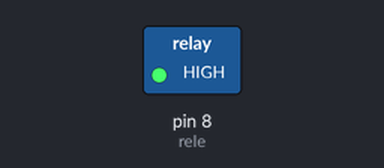
This sketch was run on a simulated Arduino Uno, built with avr-gcc and run on an emulated ATmega328P. On the bench: switched loads named in the sketch (green lamp = pin HIGH).

Above: at 2.5 s.
At 7.5 s:
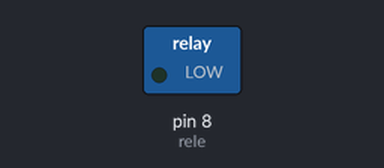
Timing chart, 0 to 13.0 s (numbered marks = the images above):
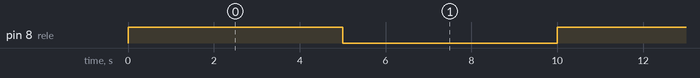

The sketch:

rgbLedMAP.ino
```cpp
int rele = 8 ; // Pin PWN 11 para led rojo


void setup() {
  Serial.begin(9600);
  //Se inicializan pines PWM como salida
  pinMode(rele, OUTPUT);
}

void loop() {
  //Colores Aleatorios
 digitalWrite(rele,HIGH);
  delay(5000);
  digitalWrite(rele,LOW);
  delay(5000);

}
```

Measured:
- by itself, pin 8 (rele): alternates HIGH for 5.0 s and LOW for 5.0 s
